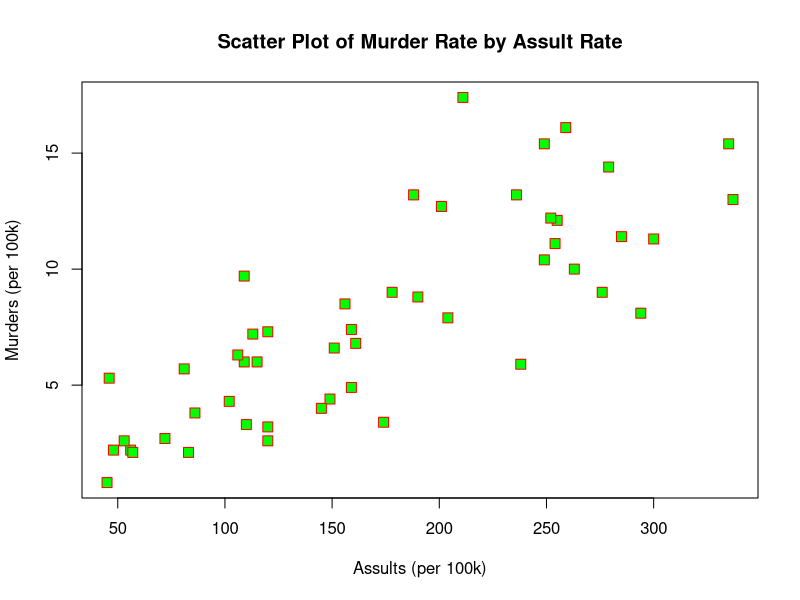
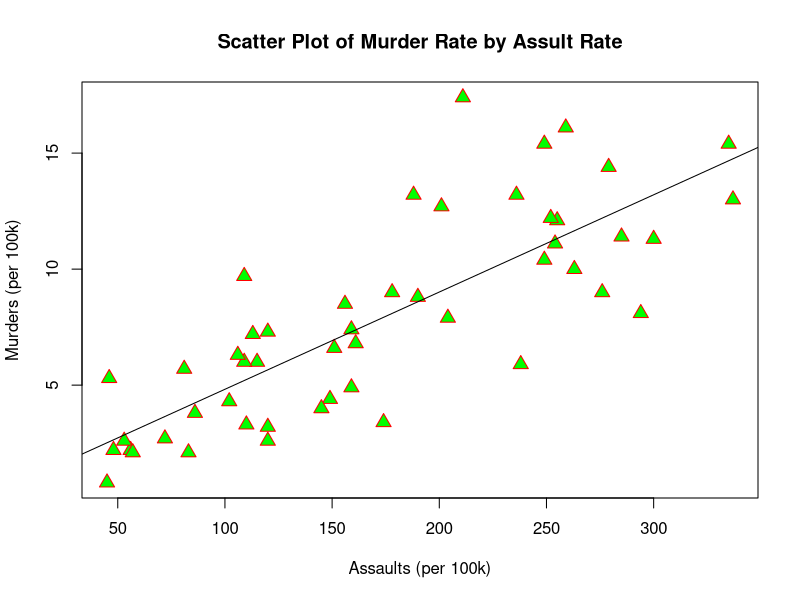
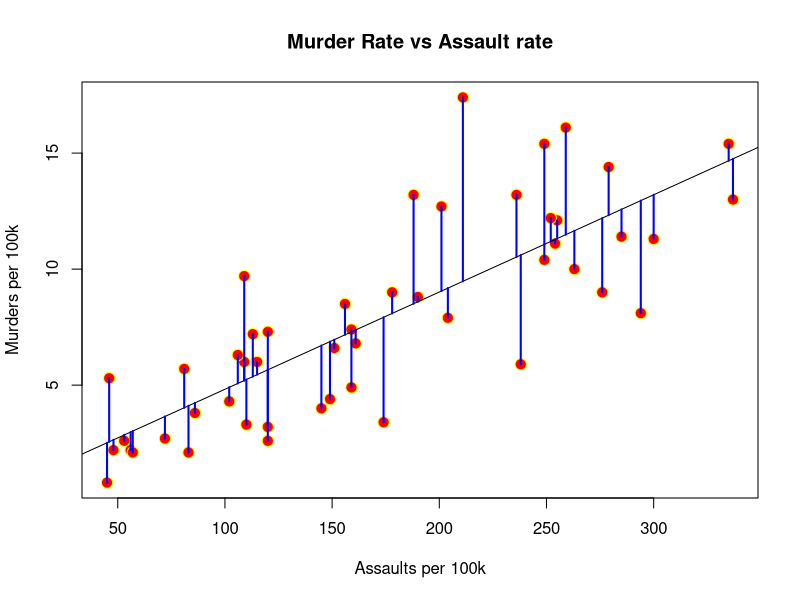
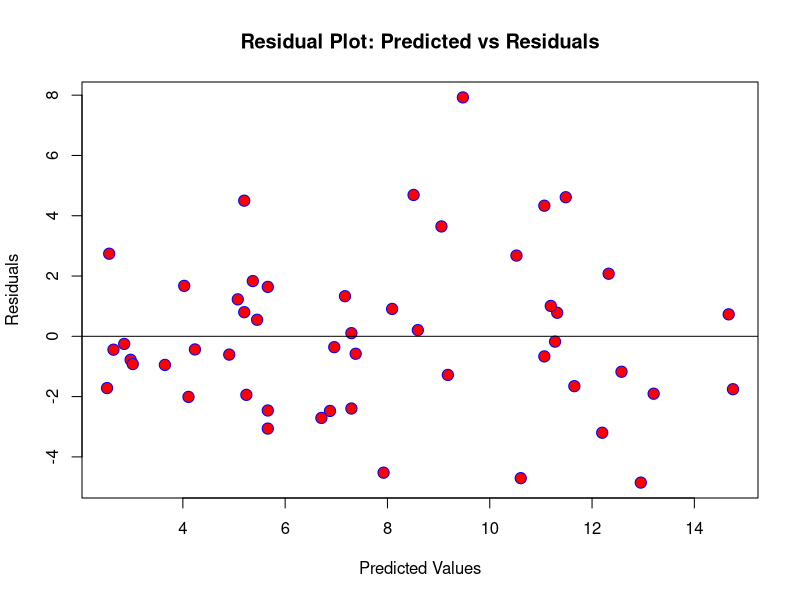
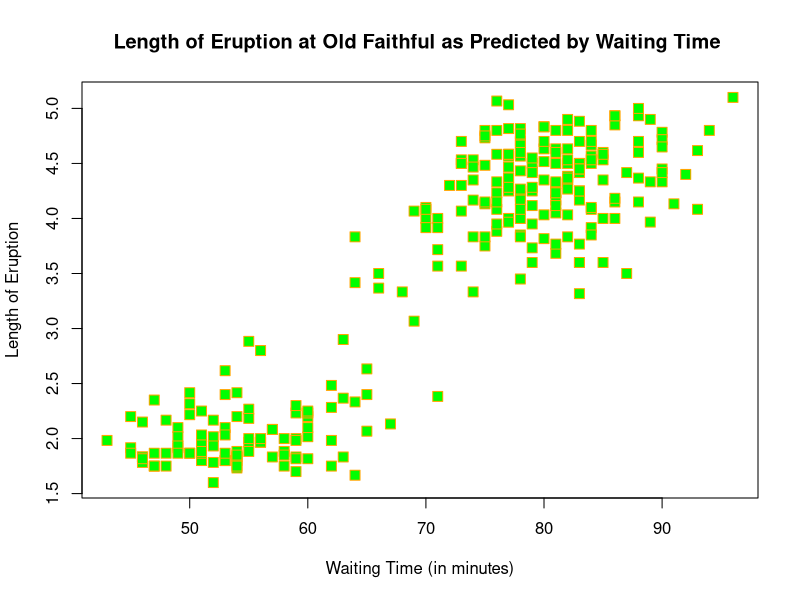
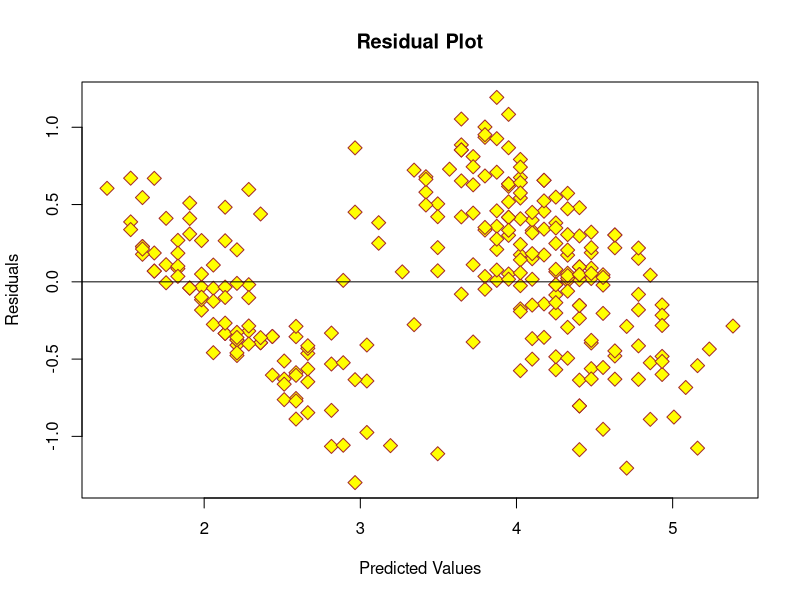
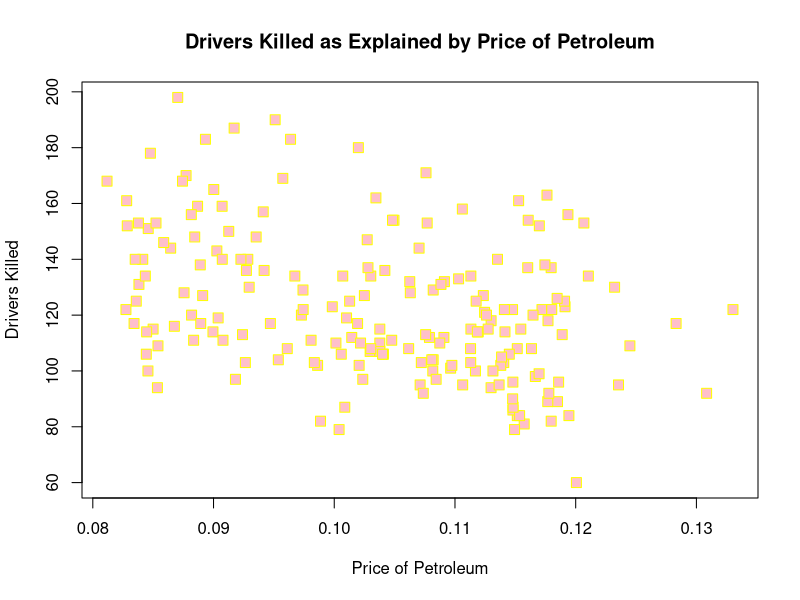
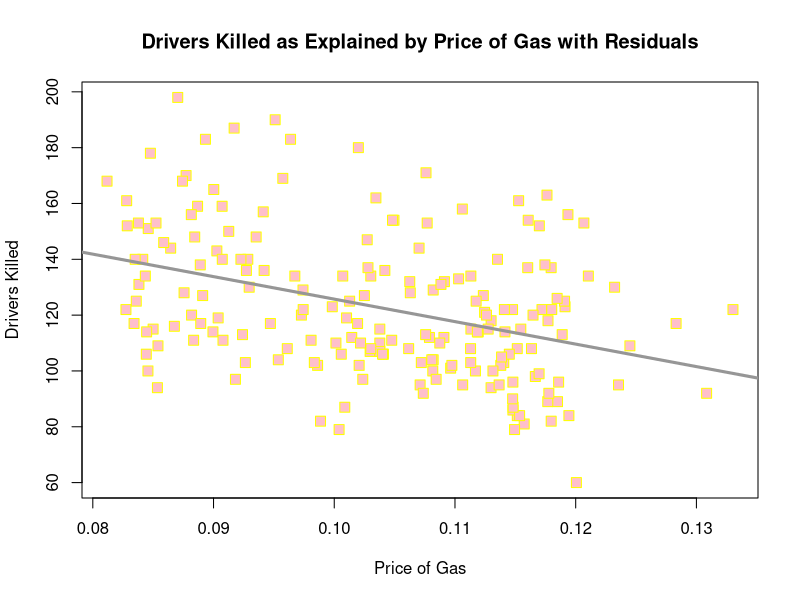

The R script that drew these images, in order:
## ---- chunk 1
knitr::opts_chunk$set(echo = TRUE, error = TRUE)
## ---- chunk 2
data(USArrests)

head(USArrests)

## ---- chunk 3
plot( USArrests$Murder ~ USArrests$Assault , 
     main = "Scatter Plot of Murder Rate by Assult Rate",
     xlab = "Assults (per 100k)",
     ylab = "Murders (per 100k)",
     col = "red",  
     bg = "green",
     pch = 22,
     cex = 1.5
      )

## ---- chunk 4
cor(USArrests$Murder, USArrests$Assault)

## ---- chunk 5
# Important to use the data=.... here so that when we use predict everything will work.
linearMod.murder.assault = lm( Murder ~ Assault, data = USArrests)
print(linearMod.murder.assault)

## ---- chunk 6
plot( USArrests$Murder ~ USArrests$Assault , 
     main = "Scatter Plot of Murder Rate by Assult Rate",
     xlab = "Assaults (per 100k)",
     ylab = "Murders (per 100k)",
     col = "red",  
     bg = "green",
     pch = 24,
     cex = 1.5
      )

#Now add the line of best fit.
abline(linearMod.murder.assault )
## ---- chunk 7
#Create a list of values to base predictions off.

predict.data.frame <- data.frame( Assault = c(100, 230, 40 ) )

#Make the predictions

predict.data.frame$Predicted.Murder <- predict(linearMod.murder.assault, predict.data.frame)

predict.data.frame



## ---- chunk 8
USArrests$Predictions <- predict(linearMod.murder.assault)

USArrests$Predictions
## ---- chunk 9
head(USArrests)
## ---- chunk 10
USArrests$How.far.off <- USArrests$Murder - USArrests$Predictions
head(USArrests)
## ---- chunk 11
USArrests$Residuals <- resid(linearMod.murder.assault)

head(USArrests)
## ---- chunk 12
#Scatter plot
plot( USArrests$Murder ~ USArrests$Assault, 
     main = "Murder Rate vs Assault rate",
     xlab = "Assaults per 100k",
     ylab = "Murders per 100k",
     col = "Yellow",  
     bg = "red",
     pch = 21,
     cex = 1.5
      )

#Regression Line
abline(linearMod.murder.assault)

#Residuals
segments(USArrests$Assault, USArrests$Murder, # (x1, y1 )
         USArrests$Assault, USArrests$Predictions, #(x2, y2)
         col="blue",
         lwd = 2)
## ---- chunk 13
#Residual Plot

plot( USArrests$Residuals ~ USArrests$Predictions, 
     main = "Residual Plot: Predicted vs Residuals",
     xlab = "Predicted Values",
     ylab = "Residuals",
     col = "blue",  
     bg = "red",
     pch = 21,
     cex = 1.5
      )

#Line at y = 0
abline(0, 0) 

## ---- chunk 14
data(faithful)
plot(faithful$eruptions ~ faithful$waiting,
     main = "Length of Eruption at Old Faithful as Predicted by Waiting Time ",
     xlab = "Waiting Time (in minutes)", 
     ylab = "Length of Eruption",
     col =  "orange",
     bg = "green",
     pch = 22,
     cex = 1.5
      )

## ---- chunk 15

linearMod.eruptions.waiting <- lm(eruptions ~ waiting, data = faithful)

faithful$Predictions <- predict(linearMod.eruptions.waiting)
faithful$Residuals <- resid(linearMod.eruptions.waiting)


plot(faithful$Residuals ~ faithful$Predictions,
     main = "Residual Plot",
     xlab = "Predicted Values",
     ylab = "Residuals",
     col = "brown",  
     bg = "yellow",
     pch = 23,
     cex = 1.5
      )

abline(0,0)
## ---- chunk 16
print(linearMod.murder.assault)
summary(linearMod.murder.assault)
## ---- chunk 17
USArrests$Average.Murder <- mean(USArrests$Murder)

USArrests
USArrests [ , c("Murder", "Predictions", "Residuals", "Average.Murder")]

## ---- chunk 18
USArrests$Avg.Murd.Resid <- USArrests$Murder - USArrests$Average.Murder
USArrests
USArrests [ , c("Murder", "Predictions", "Residuals", "Average.Murder", "Avg.Murd.Resid")]
## ---- chunk 19
sum(USArrests$Residuals)
sum(USArrests$Avg.Murd.Resid)
## ---- chunk 20
sum(USArrests$Residuals^2)
sum(USArrests$Avg.Murd.Resid^2)
## ---- chunk 21
sum(USArrests$Residuals^2)/sum(USArrests$Avg.Murd.Resid^2)
## ---- chunk 22
1- sum(USArrests$Residuals^2)/sum(USArrests$Avg.Murd.Resid^2)
## ---- chunk 23
summary(linearMod.murder.assault)
## ---- chunk 24
df.seatbelts <- as.data.frame(Seatbelts)
head(df.seatbelts)
## ---- chunk 25
plot(df.seatbelts$DriversKilled~df.seatbelts$PetrolPrice,
     main = "Drivers Killed as Explained by Price of Petroleum",
     xlab = "Price of Petroleum",
     ylab = "Drivers Killed",
     col = "yellow",  
     bg = "pink",
     pch = 22,
     cex = 1.5
      )

## ---- chunk 26
linearMod.DriversKilled.PetrolPrice <- lm(DriversKilled ~ PetrolPrice, data = df.seatbelts)
print(linearMod.DriversKilled.PetrolPrice)
## ---- chunk 27
#Scatter plot
plot( df.seatbelts$DriversKilled~df.seatbelts$PetrolPrice, 
     main = "Drivers Killed as Explained by Price of Gas with Residuals",
     xlab = "Price of Gas",
     ylab = "Drivers Killed",
     col = "yellow",  
     bg = "pink",
     pch = 22,
     cex = 1.5
      )

#Regression Line
abline(linearMod.DriversKilled.PetrolPrice,
       lwd = 3,
       col = "grey 59")

## ---- chunk 28
#Create a vector of the predictions
df.seatbelts$Predictions <- predict(linearMod.DriversKilled.PetrolPrice)


#Scatter plot
plot( df.seatbelts$DriversKilled~df.seatbelts$PetrolPrice, 
     main = "Drivers Killed as Explained by Price of Gas with Residuals",
     xlab = "Price of Gas",
     ylab = "Drivers Killed",
     col = "yellow",  
     bg = "pink",
     pch = 22,
     cex = 1.5
      )

#Regression Line
abline(linearMod.DriversKilled.PetrolPrice,
       lwd = 3,
       col = "grey 59")

#Residuals
segments(df.seatbelts$PetrolPrice, df.seatbelts$DriversKilled, # (x1, y1 )
         df.seatbelts$PetrolPrice, df.seatbelts$Predictions, #(x2, y2)
         col="light green",
         lwd = 2)

## ---- chunk 29
df.seatbelts$Predictions <- predict(linearMod.DriversKilled.PetrolPrice)
df.seatbelts$Residuals <- resid(linearMod.DriversKilled.PetrolPrice)
head(df.seatbelts)
## ---- chunk 30
plot(df.seatbelts$Residuals ~ df.seatbelts$Predictions,
     main = "Residual Plot",
     xlab = "Predicted Values",
     ylab = "Residuals",
     col = "dark green",  
     bg = "light blue",
     pch = 23,
     cex = 1.5)

abline(0,0,
       lwd=2,
       col = "yellow4")

## ---- chunk 31
summary(linearMod.DriversKilled.PetrolPrice)
## ---- chunk 32
dnorm(.05, .14, .03)
pnorm(.05, .14, .03)
